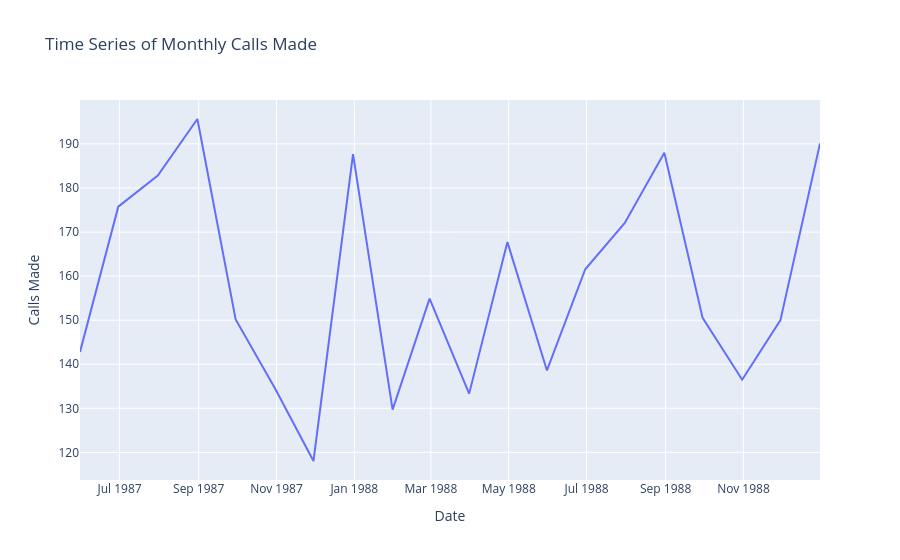

Source (notebook cell):
### Code cell
# Zooming into the 100th to 119th data points of above plot
plot_data = []
plot_data.append(go.Scatter(x= calls_df['date'][100:120], y= calls_df['calls'][100:120]))
layout = go.Layout(xaxis = dict(title='Date'), yaxis = dict(title= 'Calls Made'),
                   title = 'Time Series of Monthly Calls Made')
fig = go.Figure(data= plot_data, layout=layout)

plotly.offline.iplot(fig)

### Figure 1 — Plotly figure (JSON) as saved in the notebook; plotly's stock layout.template omitted (floating-point values rounded to 4 significant figures)
{"data": [{"type": "scatter", "x": ["1987-05-31T00:00:00", "1987-06-30T00:00:00", "1987-07-31T00:00:00", "1987-08-31T00:00:00", "1987-09-30T00:00:00", "1987-10-31T00:00:00", "1987-11-30T00:00:00", "1987-12-31T00:00:00", "1988-01-31T00:00:00", "1988-02-29T00:00:00", "1988-03-31T00:00:00", "1988-04-30T00:00:00", "1988-05-31T00:00:00", "1988-06-30T00:00:00", "1988-07-31T00:00:00", "1988-08-31T00:00:00", "1988-09-30T00:00:00", "1988-10-31T00:00:00", "1988-11-30T00:00:00", "1988-12-31T00:00:00"], "y": [142.8, 175.8, 182.8, 195.7, 150.2, 134.5, 118.0, 187.7, 129.7, 154.9, 133.3, 167.7, 138.6, 161.6, 172.1, 188.0, 150.5, 136.5, 150.0, 190.1]}], "layout": {"autosize": true, "title": {"text": "Time Series of Monthly Calls Made"}, "xaxis": {"autorange": true, "range": ["1987-05-31", "1988-12-31"], "title": {"text": "Date"}, "type": "date"}, "yaxis": {"autorange": true, "range": [113.7, 200.0], "title": {"text": "Calls Made"}, "type": "linear"}}}
